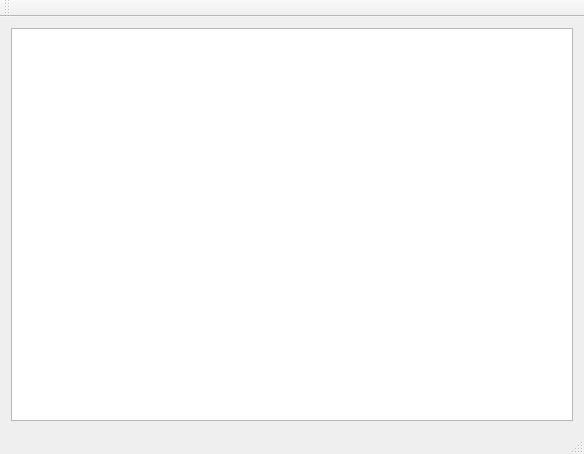
<?xml version="1.0" encoding="UTF-8"?>
<ui version="4.0">
 <class>MainWindow</class>
 <widget class="QMainWindow" name="MainWindow">
  <property name="geometry">
   <rect>
    <x>0</x>
    <y>0</y>
    <width>584</width>
    <height>454</height>
   </rect>
  </property>
  <property name="windowTitle">
   <string>MainWindow</string>
  </property>
  <widget class="QWidget" name="centralWidget">
   <layout class="QGridLayout" name="gridLayout">
    <item row="0" column="0">
     <widget class="QTableView" name="tableView"/>
    </item>
   </layout>
  </widget>
  <widget class="QMenuBar" name="menuBar">
   <property name="geometry">
    <rect>
     <x>0</x>
     <y>0</y>
     <width>584</width>
     <height>22</height>
    </rect>
   </property>
  </widget>
  <widget class="QToolBar" name="mainToolBar">
   <attribute name="toolBarArea">
    <enum>TopToolBarArea</enum>
   </attribute>
   <attribute name="toolBarBreak">
    <bool>false</bool>
   </attribute>
  </widget>
  <widget class="QStatusBar" name="statusBar"/>
 </widget>
 <layoutdefault spacing="6" margin="11"/>
 <resources/>
 <connections/>
</ui>
